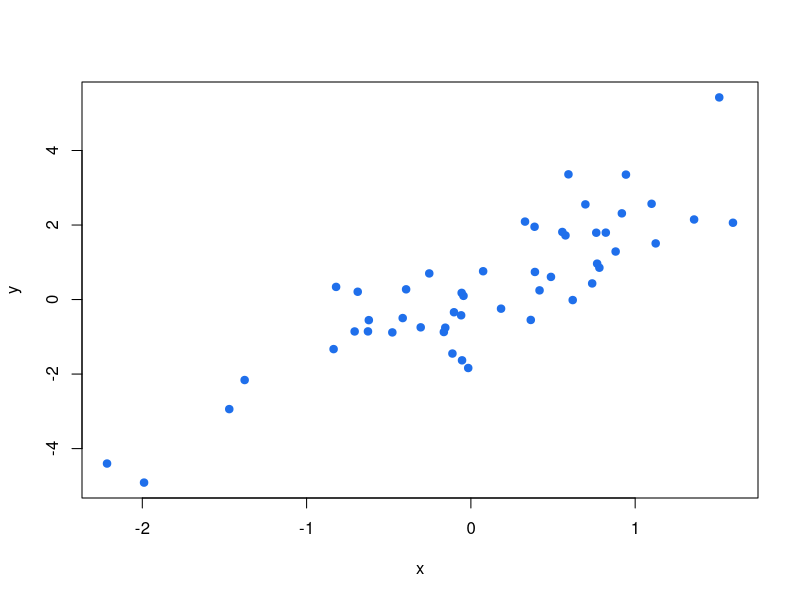

This chart was generated by the following R code:
## ---- chunk 1
#| label: fig-scatter
#| fig-cap: "Simulated data, plotted so the render produces a figure file."
set.seed(1)
x <- rnorm(50)
y <- 2 * x + rnorm(50)
plot(x, y, pch = 19, col = "#1f6feb")
